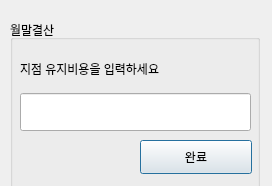
<?xml version="1.0" encoding="UTF-8"?>
<ui version="4.0">
 <class>Dialog</class>
 <widget class="QDialog" name="Dialog">
  <property name="geometry">
   <rect>
    <x>0</x>
    <y>0</y>
    <width>272</width>
    <height>186</height>
   </rect>
  </property>
  <property name="windowTitle">
   <string>Dialog</string>
  </property>
  <widget class="QGroupBox" name="groupBox_3">
   <property name="geometry">
    <rect>
     <x>10</x>
     <y>20</y>
     <width>250</width>
     <height>180</height>
    </rect>
   </property>
   <property name="title">
    <string>월말결산</string>
   </property>
   <property name="flat">
    <bool>true</bool>
   </property>
   <widget class="QPushButton" name="pushButton_20">
    <property name="geometry">
     <rect>
      <x>130</x>
      <y>120</y>
      <width>112</width>
      <height>34</height>
     </rect>
    </property>
    <property name="text">
     <string>완료</string>
    </property>
   </widget>
   <widget class="QWidget" name="verticalLayoutWidget">
    <property name="geometry">
     <rect>
      <x>10</x>
      <y>40</y>
      <width>231</width>
      <height>71</height>
     </rect>
    </property>
    <layout class="QVBoxLayout" name="verticalLayout">
     <property name="spacing">
      <number>15</number>
     </property>
     <item>
      <widget class="QLabel" name="label">
       <property name="sizePolicy">
        <sizepolicy hsizetype="Preferred" vsizetype="Fixed">
         <horstretch>0</horstretch>
         <verstretch>0</verstretch>
        </sizepolicy>
       </property>
       <property name="text">
        <string>지점 유지비용을 입력하세요</string>
       </property>
      </widget>
     </item>
     <item>
      <widget class="QLineEdit" name="lineEdit">
       <property name="sizePolicy">
        <sizepolicy hsizetype="Expanding" vsizetype="Preferred">
         <horstretch>0</horstretch>
         <verstretch>0</verstretch>
        </sizepolicy>
       </property>
      </widget>
     </item>
    </layout>
   </widget>
  </widget>
 </widget>
 <resources/>
 <connections/>
</ui>
